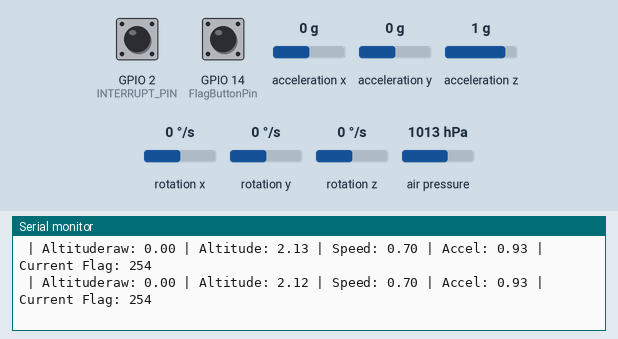
This sketch was run on a simulated ESP32. Shown: the last lines printed to the serial monitor. Inputs (shaded band) come from the test bench; at power-on: GPIO 14 (FlagButtonPin) LOW, air pressure 1013 hPa, acceleration x 0 g, acceleration y 0 g, GPIO 2 (INTERRUPT_PIN) LOW, acceleration z 1 g, rotation x 0 °/s, rotation y 0 °/s, rotation z 0 °/s. The sensor or clock chip raises its interrupt line as the real part does.

Above: at 1.7 s.
1.8 s: GPIO 14 (FlagButtonPin) pulled HIGH for 0.15 s
At 2.2 s:
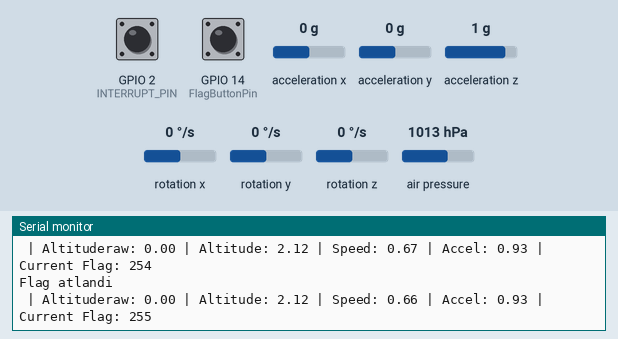
3.5 s: GPIO 14 (FlagButtonPin) pulled HIGH for 1 s
At 4.67 s:
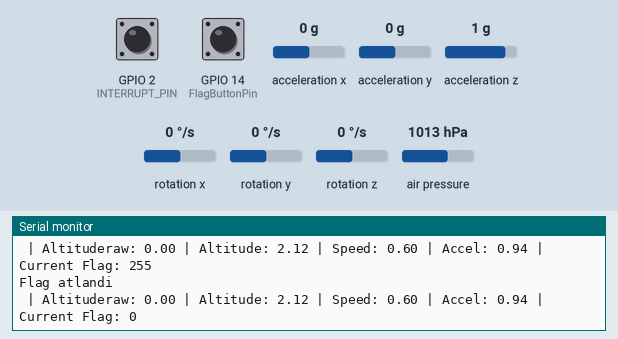
6.3 s: air pressure set to 952 hPa
At 6.36 s:
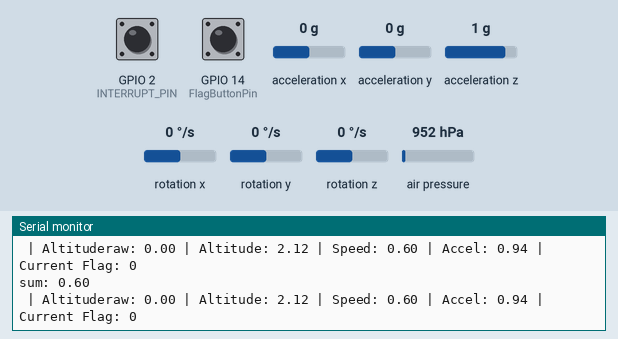
9.3 s: GPIO 14 (FlagButtonPin) pulled HIGH for 3.2 s
15.4 s: acceleration x set to -1.4 g
At 15.5 s:
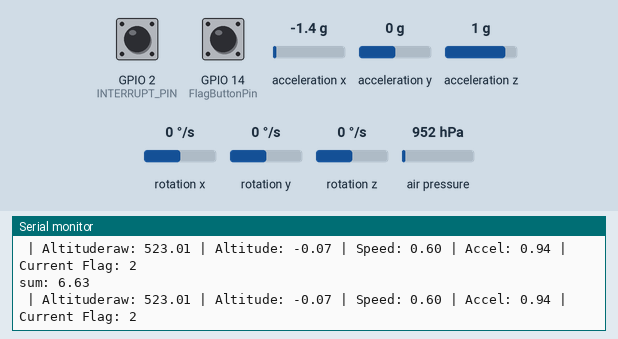
16.9 s: acceleration y set to -1.4 g
At 16.94 s:
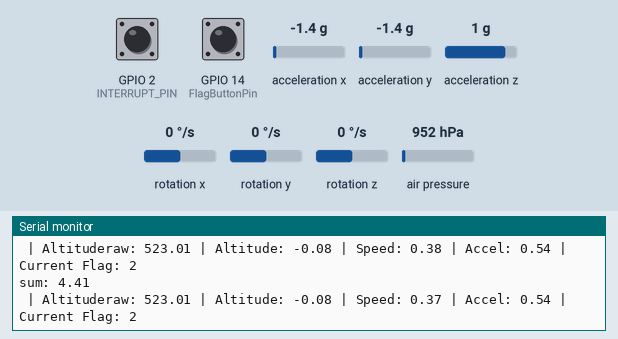
Timing chart, 0 to 19.4 s (numbered marks = the images above; inputs shaded):
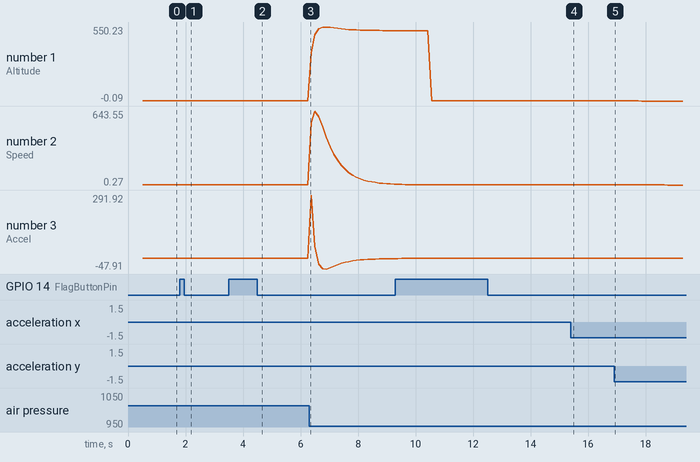

The sketch:

2.0.ino
```cpp
#include <Wire.h>
#include <Adafruit_BMP280.h>
#include "MPU6050_6Axis_MotionApps20.h"
#include "functions.h"

#define INTERRUPT_PIN 2

// Sensör nesneleri
Adafruit_BMP280 bmp;
MPU6050 mpu;

const int FlagButtonPin = 14; //*******************************************
volatile bool ButtonFlag = false; //************************************

void IRAM_ATTR handleInterrupt() { //****************************************************
  ButtonFlag = true;  // Sadece bayrak koy, Serial burada yasak!
}

#pragma region timer starts timer after 10s and yukseklik
#include <Ticker.h>
void first_flag_function(){
  flag = 0;
  yukseklikraw = yukseklik;
  Serial.println("Kalibrasyon Tamamlandı");
}
Ticker first_flag_timer;
#pragma endregion


#pragma region Kalman Filter

// Zaman adımı: dt, Python tarafından hesaplanan ortalama değere göre (0.12 s)
float dt = 0.12;

// Kalman filtre için durum vektörü: [altitude, vertical velocity, vertical acceleration]
// Burada vertical acceleration, kontrol girişi olarak kullanılacaktır.
float m_n[3] = {0.0, 0.0, 0.0};  // Başlangıç durumu (yükseklik, dikey hız,dikey ivme)
float P_n[3][3] = { {1, 0, 0}, {0, 1, 0}, {0, 0, 1} };

// Sabit ivmeli model için sistem dinamik matrisi F:
float F[3][3] = {
  {1, dt, 0.5 * dt * dt},
  {0, 1, dt},
  {0, 0, 1}
};

// Python optimizasyonundan elde edilen Q (süreç gürültüsü kovaryansı):
float Q[3][3] = {
  {0.1, 0,   0},
  {0,   0.1, 0},
  {0,   0,   0.1}
};

// Ölçüm gürültüsü: Ölçümde yalnızca altimetre kullanıldığından, R bir skaler olarak 0.1 alınır.
float R_meas = 0.1;

// Ölçüm matrisi: yalnızca altimetre ölçümü kullanılır, H_new = [1, 0, 0]
float H_new[1][3] = { {1, 0, 0} };

// MPU6050 DMP için

volatile bool MPUInterrupt = false;
bool DMPReady = false;
uint8_t devStatus;
uint16_t packetSize;
uint8_t FIFOBuffer[64];

Quaternion q;
VectorFloat gravity;
float ypr[3];  // Yaw, Pitch, Roll

// MPU6050 DMP Interrupt Handler
void DMPDataReady() {
  MPUInterrupt = true;
}

// Yardımcı: 3x3 matris çarpımı (A * B, sonuç 3x3)
void mat3Mul(float A[3][3], float B[3][3], float C[3][3]) {
  for (int i = 0; i < 3; i++){
    for (int j = 0; j < 3; j++){
      C[i][j] = 0;
      for (int k = 0; k < 3; k++){
        C[i][j] += A[i][k] * B[k][j];
      }
    }
  }
}

// Yardımcı: 3x3 matrisin transpozu ile çarpımı (A * F^T, F^T[i][j]=F[j][i])
void mat3MulFTrans(float A[3][3], float F_mat[3][3], float C[3][3]) {
  for (int i = 0; i < 3; i++){
    for (int j = 0; j < 3; j++){
      C[i][j] = 0;
      for (int k = 0; k < 3; k++){
        C[i][j] += A[i][k] * F_mat[j][k];
      }
    }
  }
}

/*
  Modified Kalman Filter:
  - Prediction aşamasında kontrol girişi olarak MPU6050’den okunan vertical ivme (accel_meas) kullanılır.
  - Durum güncellemesi, yalnızca altimetre (BMP280) ölçümü kullanılarak inovasyon hesaplanır.

  Prediction:
    x_pred[0] = m_n[0] + m_n[1]*dt + 0.5*dt^2 * accel_meas;
    x_pred[1] = m_n[1] + dt * accel_meas;
    x_pred[2] = accel_meas;    // Ölçülen ivme direkt atanır.

  Measurement update:
    y = alt_meas - x_pred[0];
    S = P_pred[0][0] + R_meas;
    K = P_pred(:,0) / S;
    x_updated = x_pred + K * y;
*/

void kalmanFilter_modified(float alt_meas, float accel_meas) {
  // 1. Tahmin Aşaması
  float x_pred[3];
  x_pred[0] = m_n[0] + m_n[1] * dt + 0.5 * dt * dt * accel_meas;
  x_pred[1] = m_n[1] + dt * accel_meas;
  x_pred[2] = accel_meas;

  // P_pred = F * P_n * F^T + Q
  float temp[3][3];
  float P_pred[3][3];
  mat3Mul(F, P_n, temp);
  mat3MulFTrans(temp, F, P_pred);
  for (int i = 0; i < 3; i++){
    for (int j = 0; j < 3; j++){
      P_pred[i][j] += Q[i][j];
    }
  }

  // 2. Ölçüm İnovasyonu: Sadece altimetre ölçümü kullanılır
  float y = alt_meas - x_pred[0];

  // 3. İnovasyon Kovaryansı: S = P_pred[0][0] + R_meas
  float S = P_pred[0][0] + R_meas;
  if (S == 0) return;

  // 4. Kalman Kazancı: K = P_pred(:,0) / S
  float K[3];
  K[0] = P_pred[0][0] / S;
  K[1] = P_pred[1][0] / S;
  K[2] = P_pred[2][0] / S;

  // 5. Durum Güncellemesi
  float x_updated[3];
  x_updated[0] = x_pred[0] + K[0] * y;
  x_updated[1] = x_pred[1] + K[1] * y;
  x_updated[2] = x_pred[2] + K[2] * y;

  // 6. Kovaryans Güncellemesi: P = (I - K * H_new) * P_pred, H_new = [1, 0, 0]
  float I_KH[3][3];
  for (int i = 0; i < 3; i++){
    for (int j = 0; j < 3; j++){
      float KH = (j == 0) ? K[i] : 0;
      I_KH[i][j] = (i == j ? 1.0 : 0.0) - KH;
    }
  }
  float P_updated[3][3] = { {0,0,0}, {0,0,0}, {0,0,0} };
  for (int i = 0; i < 3; i++){
    for (int j = 0; j < 3; j++){
      for (int k = 0; k < 3; k++){
        P_updated[i][j] += I_KH[i][k] * P_pred[k][j];
      }
    }
  }

  // Global durum ve kovaryans güncellemesi
  for (int i = 0; i < 3; i++){
    m_n[i] = x_updated[i]; //(dikey hız )
    for (int j = 0; j < 3; j++){
      P_n[i][j] = P_updated[i][j];
    }
  }
}

#pragma endregion

void setup() {
  Serial.begin(115200);
  Wire.begin();
  Wire.setClock(400000);

  // Optimize edilmiş Q ve R parametrelerini ekrana yazdırıyoruz:
  Serial.println("Optimized Kalman Filter Parameters:");
  Serial.println("Q:");
  Serial.println("0.1  0    0");
  Serial.println("0    0.1  0");
  Serial.println("0    0    0.1");
  Serial.println("R:");
  Serial.println("0.1");

  // BMP280 Başlatma (I2C adresi 0x76 veya 0x77 olabilir)
  if (!bmp.begin(0x76)) {
    Serial.println("BMP280 sensor not detected.");
    while (1);
  }

  Serial.println("Initializing MPU6050...");
  mpu.initialize();
  pinMode(INTERRUPT_PIN, INPUT);
  Serial.println(mpu.testConnection() ? "MPU6050 connection successful" : "MPU6050 connection failed");

  devStatus = mpu.dmpInitialize();
  if (devStatus == 0) {
    mpu.CalibrateAccel(6);
    mpu.CalibrateGyro(6);
    mpu.PrintActiveOffsets();

    mpu.setDMPEnabled(true);
    attachInterrupt(digitalPinToInterrupt(INTERRUPT_PIN), DMPDataReady, RISING);
    Serial.println("DMP ready!");
    DMPReady = true;
    packetSize = mpu.dmpGetFIFOPacketSize();
  } else {
    Serial.print("DMP Initialization failed (code ");
    Serial.print(devStatus);
    Serial.println(")");
  }

  first_flag_timer.once(10.0/*second*/, first_flag_function); //timer starts after 10s

  pinMode(FlagButtonPin, INPUT_PULLDOWN);  // Buton için dahili pull-up *********************************************
  attachInterrupt(digitalPinToInterrupt(FlagButtonPin), handleInterrupt, FALLING); //*****************************
}

void loop() {
  if (!DMPReady) return;

  // MPU6050'dan verileri oku (sadece vertical ivme için)
  if (mpu.dmpGetCurrentFIFOPacket(FIFOBuffer)) {
    mpu.dmpGetQuaternion(&q, FIFOBuffer);
    mpu.dmpGetGravity(&gravity, &q);
    mpu.dmpGetYawPitchRoll(ypr, &q, &gravity); // Bu satır eklendi, böylece ypr güncellenir.
  }

  // BMP280'dan altimetre ölçümü (deniz seviyesi basıncı 1013.25 hPa)
  float altitude = bmp.readAltitude(1013.25);
  // MPU6050'dan okunan vertical ivme: gravity.z (kontrol girişi olarak kullanılacak)
  float accel_z = gravity.z;

  // Kalman filtresi uygulaması: altimetre ölçümü, kontrol girişi olarak accel_z
  kalmanFilter_modified(altitude, accel_z);

  //m_n[] lerin normal adlara esitlenmesi
  yukseklik = m_n[0] - yukseklikraw;
  hiz = m_n[1];
  ivme = m_n[2];

  // Kalman filtresi sonuçları: m_n[0] = güncellenmiş altimetre, m_n[1] = hız, m_n[2] = ivme
  Serial.print(" | Altituderaw: "); Serial.print(yukseklikraw);
  Serial.print(" | Altitude: "); Serial.print(yukseklik);
  Serial.print(" | Speed: "); Serial.print(hiz);
  Serial.print(" | Accel: "); Serial.print(ivme);

  Serial.print(" | Current Flag: "); Serial.println(flag);


  yaw = ypr[0];
  pitch = ypr[1];
  row = ypr[2];

  // MPU6050 açıları (Yaw, Pitch, Roll) seri yazdırma
  //Serial.print("Yaw: "); Serial.print(ypr[0], 4);
  //Serial.print(" | Pitch: "); Serial.print(ypr[1], 4);
  //Serial.print(" | Roll: "); Serial.println(ypr[2], 4);

  // Derece cinsinden açıları da yazdırma
  yawDeg = ypr[0] * 180.0 / PI;
  pitchDeg = ypr[1] * 180.0 / PI;
  rollDeg = ypr[2] * 180.0 / PI;
  //Serial.print("Yaw (°): "); Serial.print(yawDeg, 2);
  //Serial.print(" | Pitch (°): "); Serial.print(pitchDeg, 2);
  //Serial.print(" | Roll (°): "); Serial.println(rollDeg, 2);

  delay(120);  // dt ~ 0.12 s

  millis_counter = millis() - millis_saved;

  if (ButtonFlag) {//*****************************************8
    ButtonFlag = false;             // Bayrağı sıfırla
    Serial.println("Flag atlandi");       // Kesmede değil, burada yazdır
    flag++;
  }


  switch(flag){
    case 0:
      kalkis();
      break;

    case 1:
      burnout();
      break;

    case 2:
      apogee(); // eger hiz  100m/s den kucukse ve aci eksiye duserse parasut
      // aci sagklikliysa ve hiz eksiye duserse parashut
      break;

    case 3:
      parasut();
      break;

    case 4:
      alcalma();
      break;

    //case 5:
      //gps verileri
  }
}
```

functions.cpp
```cpp
#include <Wire.h>
#include <Adafruit_BMP280.h>
#include "MPU6050_6Axis_MotionApps20.h"
#include "functions.h"

// ana algoritmadaki varaible ları functions dosyasına taşır
#pragma region global varaibles
//flag
volatile uint8_t flag = 254;
// m_n lerin değerleri
float yukseklikraw; //m_n[0]
float yukseklik; // m_n[0] - yukseklikraw
float hiz; // m_n[1]
float ivme; // m_n[2]
//ypr değerleri
float yaw;
float pitch;
float row;
//ypr derece degerleri
float yawDeg;
float pitchDeg;
float rollDeg;
//avarage_calc icin millis
unsigned long millis_saved = 100;
unsigned long millis_counter;


#pragma endregion

float onceki_ortalama;
float son_ortalama;

void kalkis(){
  float avarage = avarage_in_given_time(1500 , hiz);
  if(avarage > 10){
    Serial.println("Roket kalkışa geçti");
    Serial.println("Roket kalkışa geçti");
    Serial.println("Roket kalkışa geçti");
    flag = 1;
    //++ flaşa kaydet
  }
}

void burnout(){
  float avarage = avarage_in_given_time(1500 , ivme);
  Serial.print("   onceki ortalama"); Serial.println(onceki_ortalama);
  if((onceki_ortalama - 3) < avarage && avarage < (onceki_ortalama + 3)){
    Serial.println("burnout gecti");
    Serial.println("burnout gecti");
    Serial.println("burnout gecti");
    Serial.print("   onceki_ortalama"); Serial.println(onceki_ortalama);
    flag = 2;
  }
}

void apogee(){
  float avarage = avarage_in_given_time(1500 , hiz);
  if(10 <= avarage && avarage <= 30){ // duzenlencek default(-21 < x < 30)
    Serial.println("Roket apogee ulaştı");
    Serial.println("Roket apogee ulaştı");
    Serial.println("Roket apogee ulaştı");
    //++ fitile güç gidecek
    flag = 3;
    // digitalWrite(LED[3],HIGH);
    //++ flaşa kaydet
  }
}

void parasut(){ // zeminden yuksekligin hesaplanmasi lazim
  float avarage = avarage_in_given_time(1000 , yukseklik);
  if (70 < avarage && avarage <80){ // de[erler degisecek denemek icin yapildi default (400 < x < 600)
    Serial.println("Roket 2. paraşüt aşamasına geçti");
    Serial.println("Roket 2. paraşüt aşamasına geçti");
    Serial.println("Roket 2. paraşüt aşamasına geçti");
     //++ fitile güç gidecek
   flag = 4;
  //++ flaşa kaydet
  }

}

void alcalma(){
  float avarage = avarage_in_given_time(2000, yukseklik);
  if(-10 < avarage && avarage < 10){
    Serial.println("Roket yere iniş yaptı GPS verisi al");
    flag = 5;
    //++ gps verisi
  }
}

float sum_avaragecalc = 0;
float avarage_in_given_ms;
unsigned int number_of_values_stored_in_sum = 1;


float avarage_in_given_time(unsigned long given_time /*as ms*/, float sensor_value){
  if (millis_counter < given_time)
  {
      sum_avaragecalc = sum_avaragecalc + sensor_value;
      number_of_values_stored_in_sum++;
/*       Serial.print("millis: "); Serial.println(millis());
      Serial.print("given_time: "); Serial.println(given_time);
      Serial.print("millis_saved: "); Serial.println(millis_saved);
      Serial.print("millis_counter: "); Serial.println(millis_counter);
      Serial.print("number of values stored in sum: "); Serial.println(number_of_values_stored_in_sum); */
      Serial.print("sum: "); Serial.println(sum_avaragecalc);
/*       Serial.print(": "); Serial.print(); */


      return NAN;
  }
  else if(number_of_values_stored_in_sum == 0 || sum_avaragecalc == 0){
    millis_saved = millis();
  }
  else
  {
    if(number_of_values_stored_in_sum == 0){
      number_of_values_stored_in_sum = 1;
    }
      avarage_in_given_ms = sum_avaragecalc / number_of_values_stored_in_sum;
/*       Serial.print("avarage: "); Serial.println(avarage_in_given_ms);
      Serial.print("given_time: "); Serial.println(given_time);
      Serial.print("millis_saved: "); Serial.println(millis_saved);
      Serial.print("millis_counter: "); Serial.println(millis_counter);
      Serial.print("number of values stored in sum: "); Serial.println(number_of_values_stored_in_sum);
      Serial.print("sum: "); Serial.println(sum_avaragecalc); */
      Serial.print("sum: "); Serial.print(sum_avaragecalc);
      Serial.print("avarage_in_given_ms: "); Serial.print(avarage_in_given_ms);
      sum_avaragecalc = 0;
      number_of_values_stored_in_sum = 0;
      millis_saved = millis();
      onceki_ortalama = son_ortalama;
      son_ortalama = avarage_in_given_ms;
      Serial.print("   onceki_ortalama"); Serial.println(onceki_ortalama);
      return avarage_in_given_ms;
  }
}
```

functions.h
```cpp
#ifndef FUNCTIONS_H
#define FUNCTIONS_H

void kalkis();
void burnout();
void apogee();
void parasut();
void alcalma();
float avarage_in_given_time(unsigned long given_time /*as ms*/, float sensor_value);

#pragma region externs
//flag
extern volatile uint8_t flag;
// m_n lerin değerleri
extern float yukseklikraw; //m_n[0]
extern float yukseklik; // m_n[0] - yukseklikraw
extern float hiz; // m_n[1]
extern float ivme; // m_n[2]
//ypr değerleri
extern float yaw;
extern float pitch;
extern float row;
//ypr derece degerleri
extern float yawDeg;
extern float pitchDeg;
extern float rollDeg;
//avarage_calc icin millis
extern unsigned long millis_saved;
extern unsigned long millis_counter;

#pragma endregion

#endif
```

Measured:
- after the input at 1.8 s, the serial monitor: prints a new line after 0.27 s (image 1)
- after the input at 3.5 s, the serial monitor: prints a new line after 1.0 s (image 2)
- plotted number 1: 2.12 → 523.47 after the input at 6.3 s, -0.07 → -0.08 after the input at 15.4 s, -0.08 → -0.09 after the input at 16.9 s
- plotted number 2: 0.6 → 7.39 after the input at 6.3 s, 0.6 → 0.37 after the input at 15.4 s, 0.37 → 0.27 after the input at 16.9 s
- plotted number 3: 0.94 → -0.01 after the input at 6.3 s, 0.94 → 0.54 after the input at 15.4 s
